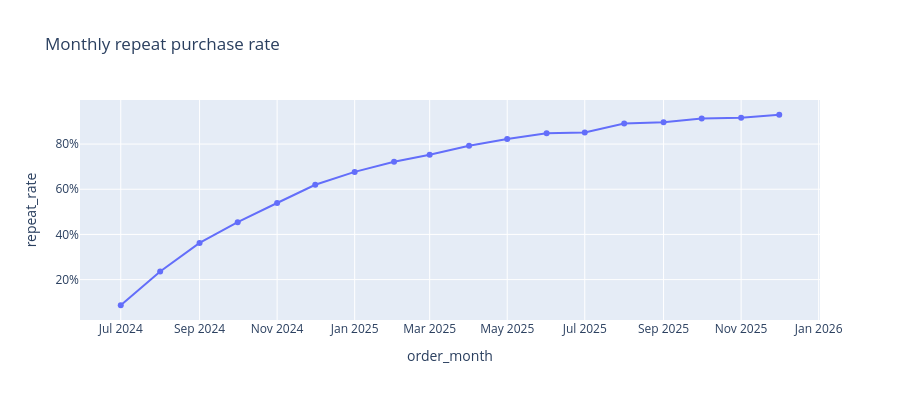

The code cell stored with this chart in its notebook:
### Code cell
fig = px.line(repeat_monthly, x='order_month', y='repeat_rate',
              title='Monthly repeat purchase rate', markers=True)
fig.update_layout(height=400, yaxis_tickformat='.0%')
fig.show()

### Figure 1 — Plotly figure (JSON) as saved in the notebook; plotly's stock layout.template omitted (floating-point values rounded to 4 significant figures)
{"data": [{"hovertemplate": "order_month=%{x}<br>repeat_rate=%{y}<extra></extra>", "legendgroup": "", "line": {"color": "#636efa", "dash": "solid"}, "marker": {"symbol": "circle"}, "mode": "lines+markers", "name": "", "orientation": "v", "showlegend": false, "type": "scatter", "x": ["2024-07", "2024-08", "2024-09", "2024-10", "2024-11", "2024-12", "2025-01", "2025-02", "2025-03", "2025-04", "2025-05", "2025-06", "2025-07", "2025-08", "2025-09", "2025-10", "2025-11", "2025-12"], "xaxis": "x", "y": [0.0865, 0.2362, 0.3625, 0.4543, 0.5391, 0.6197, 0.6768, 0.7217, 0.7524, 0.7928, 0.8221, 0.8477, 0.8512, 0.8907, 0.8969, 0.9127, 0.9161, 0.9297], "yaxis": "y"}], "layout": {"height": 400, "legend": {"tracegroupgap": 0}, "title": {"text": "Monthly repeat purchase rate"}, "xaxis": {"anchor": "y", "domain": [0, 1], "title": {"text": "order_month"}}, "yaxis": {"anchor": "x", "domain": [0, 1], "tickformat": ".0%", "title": {"text": "repeat_rate"}}}}
